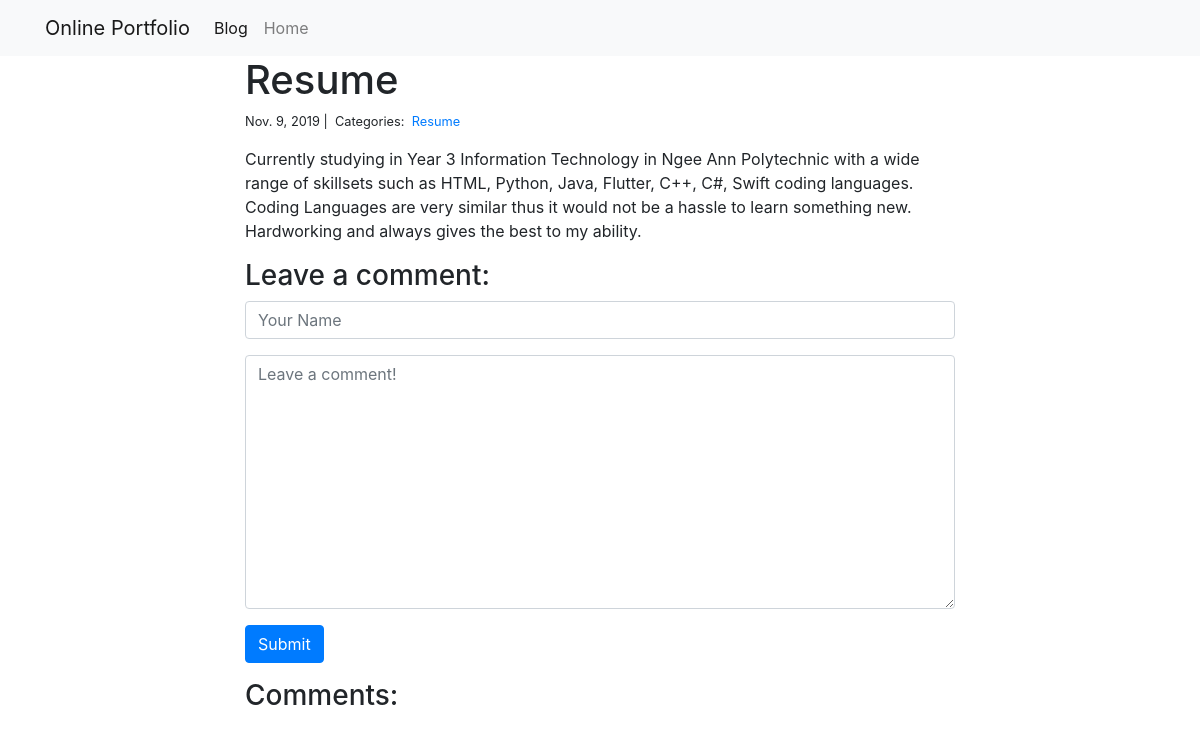
The page /blog/3/ on the database as committed earlier.
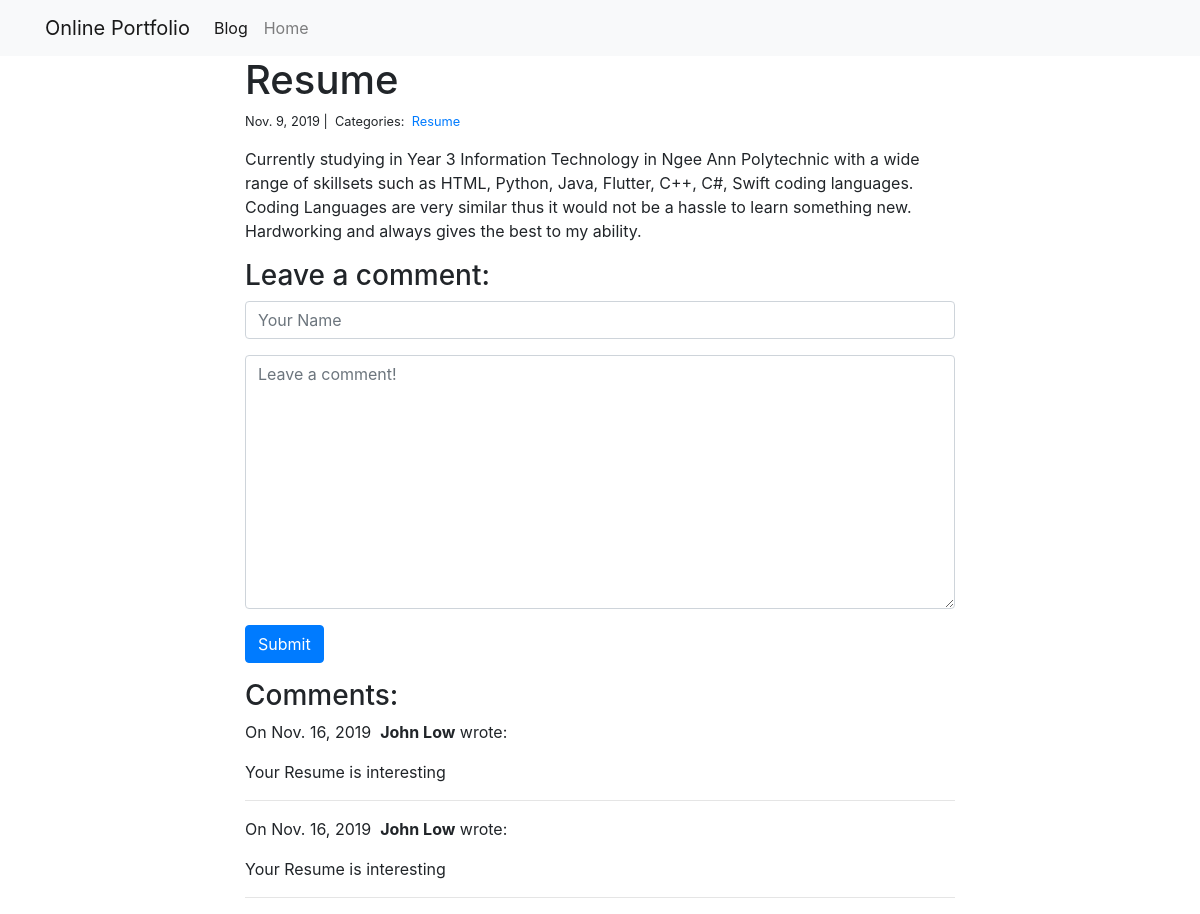
The same page on the database as committed later.
### blog/models.py (models this page shows)
class Post(models.Model):
    title = models.CharField(max_length=255)
    body = models.TextField()
    created_on = models.DateTimeField(auto_now_add=True)
    last_modified = models.DateTimeField(auto_now=True)
    categories = models.ManyToManyField("Category", related_name="posts")

class Category(models.Model):
    name = models.CharField(max_length=20)

class Comment(models.Model):
    author = models.CharField(max_length=60)
    body = models.TextField()
    created_on = models.DateTimeField(auto_now_add=True)
    post = models.ForeignKey("Post", on_delete=models.CASCADE)

### blog/views.py (the view, shortened to what this page needs)
# urls.py: path("<int:pk>/", views.blog_detail, name="blog_detail"),
def blog_detail(request, pk):
    post = Post.objects.get(pk=pk)
    comments = Comment.objects.filter(post=post)
    form = CommentForm()
    context = {"post": post, "comments": comments, "form": form}
    return render(request, "blog_detail.html", context)

### blog/forms.py
class CommentForm(forms.Form):
    author = forms.CharField(
        max_length=60,
        widget=forms.TextInput(attrs={
            "class": "form-control",
            "placeholder": "Your Name"
        })
    )
    body = forms.CharField(widget=forms.Textarea(
        attrs={
            "class": "form-control",
            "placeholder": "Leave a comment!"
        })
    )

### blog/templates/blog_detail.html (shortened to what this page needs)
{% extends "base.html" %}
{% block page_content %}
<div class="col-md-8 offset-md-2">
    <h1>{{ post.title }}</h1>
    <small>
        {{ post.created_on.date }} |&nbsp;
        Categories:&nbsp;
        {% for category in post.categories.all %}
        <a href="{% url 'blog_category' category.name %}">
            {{ category.name }}
        </a>&nbsp;
        {% endfor %}
    </small>
    <p>{{ post.body | linebreaks }}</p>
    <h3>Leave a comment:</h3>
    <form action="/blog/{{ post.pk }}/" method="post">
        <div class="form-group">
            {{ form.author }}
        </div>
        <div class="form-group">
            {{ form.body }}
        </div>
        <button type="submit" class="btn btn-primary">Submit</button>
    </form>
    <h3>Comments:</h3>
    {% for comment in comments %}
    <p>
        On {{comment.created_on.date }}&nbsp;
        <b>{{ comment.author }}</b> wrote:
    </p>
    <p>{{ comment.body }}</p>
    <hr>
    {% endfor %}
</div>
{% endblock %}

### personal_portfolio/templates/base.html (shortened to what this page needs)
<link rel="stylesheet" href="https://stackpath.bootstrapcdn.com/bootstrap/4.1.3/css/bootstrap.min.css">
<nav class="navbar navbar-expand-lg navbar-light bg-light">
    <div class="container">
        <a class="navbar-brand" href="{% url 'project_index' %}">Online Portfolio</a>
        <div class="collapse navbar-collapse" id="navbarSupportedContent">
          <ul class="navbar-nav mr-auto">
            <li class="nav-item active">
              <a class="nav-link" href="{% url 'project_index' %}">Blog</a>
            </li>
            <li class="nav-item">
              <a class="nav-link" href="{% url 'blog_index' %}">Home</a>
            </li>
          </ul>
        </div>
    </div>
</nav>
<div class="container">
    {% block page_content %}{% endblock %}
</div>
<link rel="stylesheet" href="https://cdnjs.cloudflare.com/ajax/libs/font-awesome/4.7.0/css/font-awesome.min.css">

Rows that differ between the two databases and show on the page:
added Comment: created_on "Nov. 16, 2019", author "John Low", body "Your Resume is interesting"
added Comment: created_on "Nov. 16, 2019", author "John Low", body "Your Resume is interesting"
